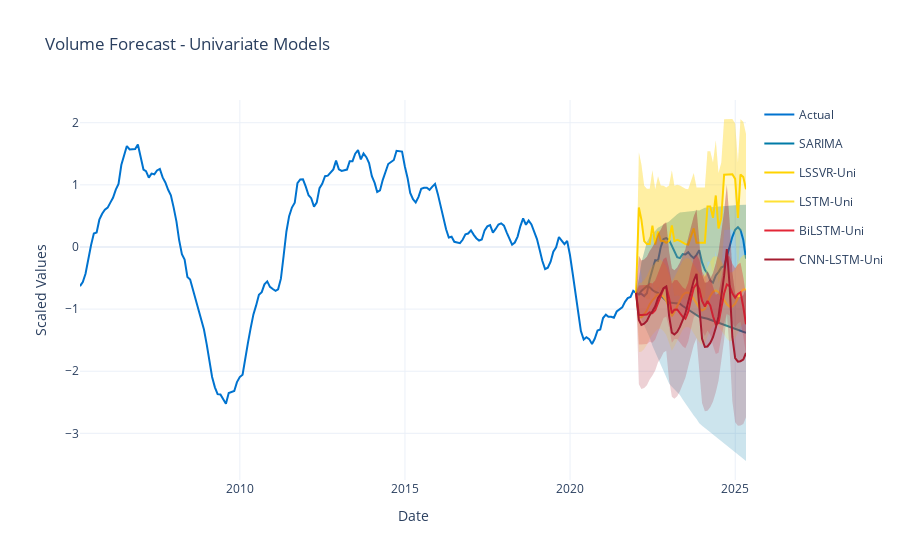

The cell this chart's notebook holds for it:
### Markdown cell above
#### ii. Plots

### Code cell
fig_uni = go.Figure()

# Actual data
fig_uni.add_trace(go.Scatter(
    x=y2_scaled.index,
    y=y2_scaled,
    mode='lines',
    name='Actual',
    line=dict(width=2, color='#0073CF'),
    legendgroup="Actual"
))

last_train_x = y2_train_scaled.index[-1]
last_train_y = y2_train_scaled.values[-1]

# Univariate forecasts
models_uni = {
    "SARIMA": (sarima_forecast, sarima_ci),
    "LSSVR-Uni": (lssvr_forecast, (lssvr_lower, lssvr_upper)),
    "LSTM-Uni": (lstm_forecast, (lstm_lower, lstm_upper)),
    "BiLSTM-Uni": (bilstm_forecast, (bilstm_lower, bilstm_upper)),
    "CNN-LSTM-Uni": (cnnlstm_forecast, (cnnlstm_lower, cnnlstm_upper))
}

colors = [
    "#007BA7",
    "#FFD300",
    "#FFE135",
    "#E32636",
    "#A51C30" 
]

for i, (name, (forecast, ci)) in enumerate(models_uni.items()):
    # Handle confidence intervals
    if isinstance(ci, tuple):
        lower, upper = np.array(ci[0]), np.array(ci[1])
    elif isinstance(ci, np.ndarray):
        lower, upper = ci[:, 0], ci[:, 1]
    else:  # DataFrame
        lower, upper = ci.iloc[:, 0].values, ci.iloc[:, 1].values

    # Forecast line
    fig_uni.add_trace(go.Scatter(
        x=[last_train_x] + list(y2_test_scaled.index),
        y=[last_train_y] + list(forecast),
        mode='lines',
        name=name,
        line=dict(color=colors[i]),
        legendgroup=name
    ))

    # Confidence interval (fill)
    fig_uni.add_trace(go.Scatter(
        x=[last_train_x] + list(y2_test_scaled.index),
        y=[last_train_y] + list(upper),
        mode='lines',
        line=dict(width=0),
        fill='tonexty',
        fillcolor=f'rgba{tuple(list(px.colors.hex_to_rgb(colors[i])) + [0.2])}',
        showlegend=False,
        legendgroup=name
    ))
    fig_uni.add_trace(go.Scatter(
        x=[last_train_x] + list(y2_test_scaled.index),
        y=[last_train_y] + list(lower),
        mode='lines',
        line=dict(width=0),
        fill='tonexty',
        fillcolor=f'rgba{tuple(list(px.colors.hex_to_rgb(colors[i])) + [0.2])}',
        showlegend=False,
        legendgroup=name
    ))

fig_uni.update_layout(
    title='Volume Forecast - Univariate Models',
    xaxis_title='Date',
    yaxis_title='Scaled Values',
    template='plotly_white'
)
fig_uni.show()
